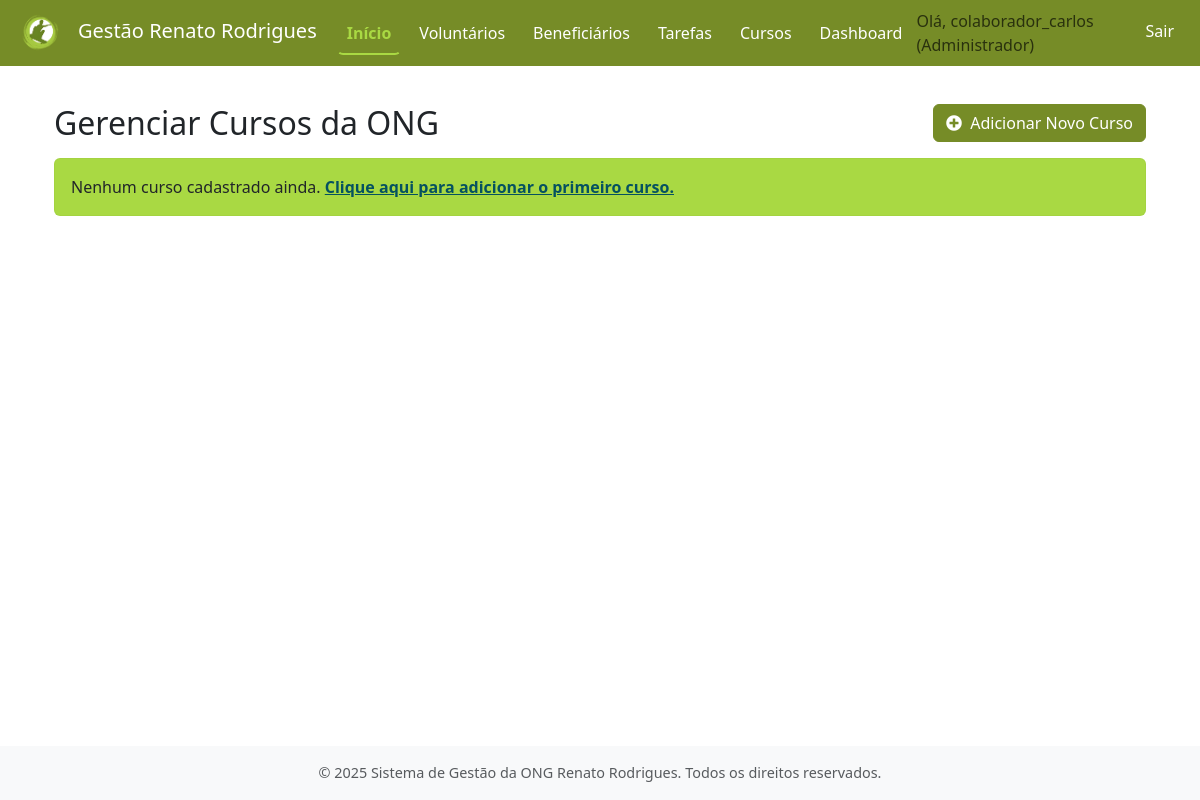
The page /cursos/gerenciar/ (signed in) on the database as committed earlier.
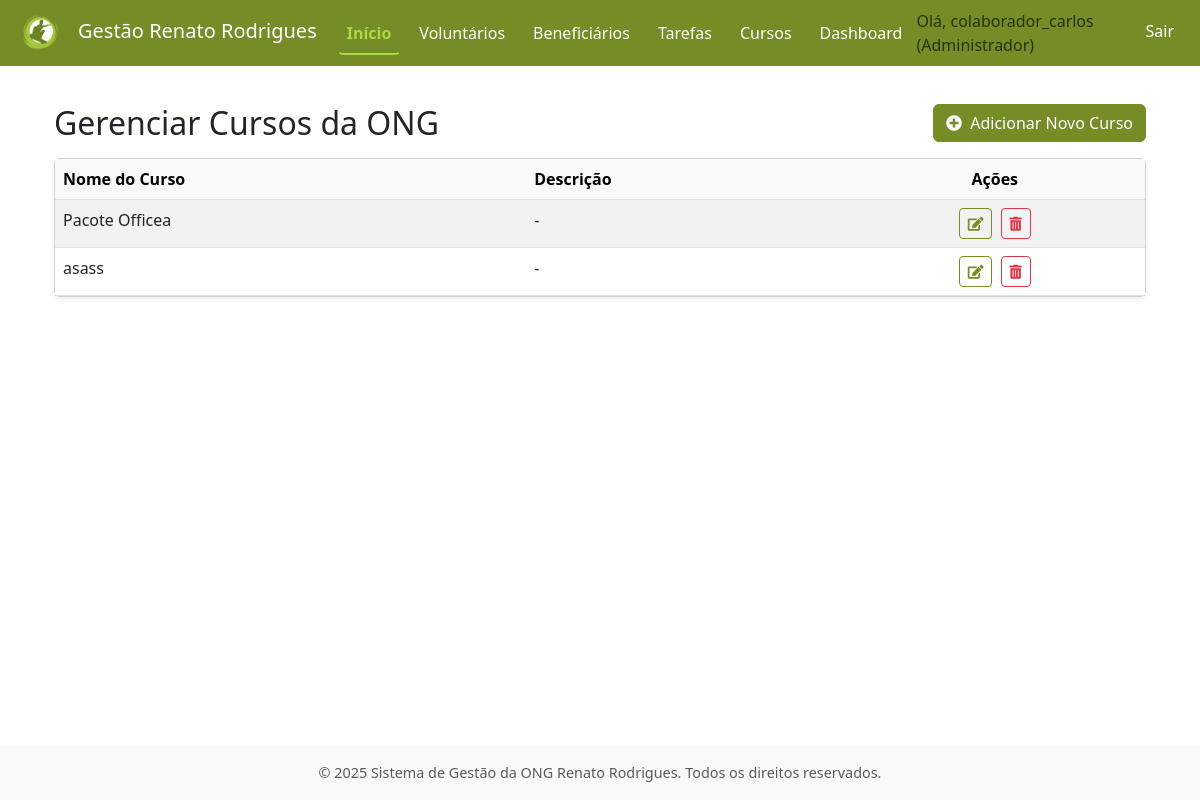
The same page on the database as committed later.
### cursos/models.py (models this page shows, shortened)
class Curso(models.Model):
    nome_curso = models.CharField(max_length=200, verbose_name="Nome do Curso")
    descricao = models.TextField(blank=True, null=True, verbose_name="Descrição")
    class Meta:
        verbose_name = "Curso"
        verbose_name_plural = "Cursos"

### cursos/views.py (the view)
# urls.py: path('gerenciar/', views.CursoListView.as_view(), name='listar_cursos_ong'),
class CursoListView(LoginRequiredMixin, ListView):
    model = Curso
    template_name = 'cursos/curso_list.html' # Especificar o nome do template
    context_object_name = 'cursos'
    paginate_by = 10
    def get_context_data(self, **kwargs):
        context = super().get_context_data(**kwargs)
        context['titulo_pagina'] = "Gerenciar Cursos da ONG"
        return context

### cursos/templates/cursos/curso_list.html (shortened to what this page needs)
{% extends 'core/base.html' %}
{% load static %}
{% block content %}
<div class="container mt-4">
    <div class="d-flex justify-content-between align-items-center mb-3">
        <h2 class="mb-0">{{ titulo_pagina|default:"Gerenciar Cursos da ONG" }}</h2>
        <a href="{% url 'cursos:criar_curso_ong' %}" class="btn btn-primary">
            <i class="fas fa-plus-circle me-1"></i> Adicionar Novo Curso
        </a>
    </div>
    {% if cursos %}
    <div class="card shadow-sm">
        <div class="card-body p-0">
            <div class="table-responsive">
                <table class="table table-hover table-striped mb-0">
                    <thead class="table-light">
                        <tr>
                            <th>Nome do Curso</th>
                            <th>Descrição</th>
                            <th class="text-center">Ações</th>
                        </tr>
                    </thead>
                    <tbody>
                        {% for curso in cursos %}
                        <tr>
                            <td>{{ curso.nome_curso }}</td>
                            <td>{{ curso.descricao|truncatewords:15|default:"-" }}</td>
                            <td class="text-center">
                                <a href="{% url 'cursos:editar_curso_ong' pk=curso.pk %}" class="btn btn-sm btn-outline-primary me-1" title="Editar">
                                    <i class="fas fa-edit"></i>
                                </a>
                                <a href="{% url 'cursos:excluir_curso_ong' pk=curso.pk %}" class="btn btn-sm btn-outline-danger" title="Excluir">
                                    <i class="fas fa-trash-alt"></i>
                                </a>
                            </td>
                        </tr>
                        {% endfor %}
                    </tbody>
                </table>
            </div>
        </div>
    </div>
    {% else %}
    <div class="alert alert-info mt-3" role="alert">
        Nenhum curso cadastrado ainda. <a href="{% url 'cursos:criar_curso_ong' %}" class="alert-link">Clique aqui para adicionar o primeiro curso.</a>
    </div>
    {% endif %}
</div>
{% endblock content %}

Rows that differ between the two databases and show on the page:
added Curso: nome_curso "Pacote Officea", descricao "-"
added Curso: nome_curso "asass", descricao "-"
Other text that changed with them:
text no longer shown: "Nenhum curso cadastrado ainda. Clique aqui para adicionar o primeiro curso."
text now shown: "Nome do Curso Descrição Ações"
